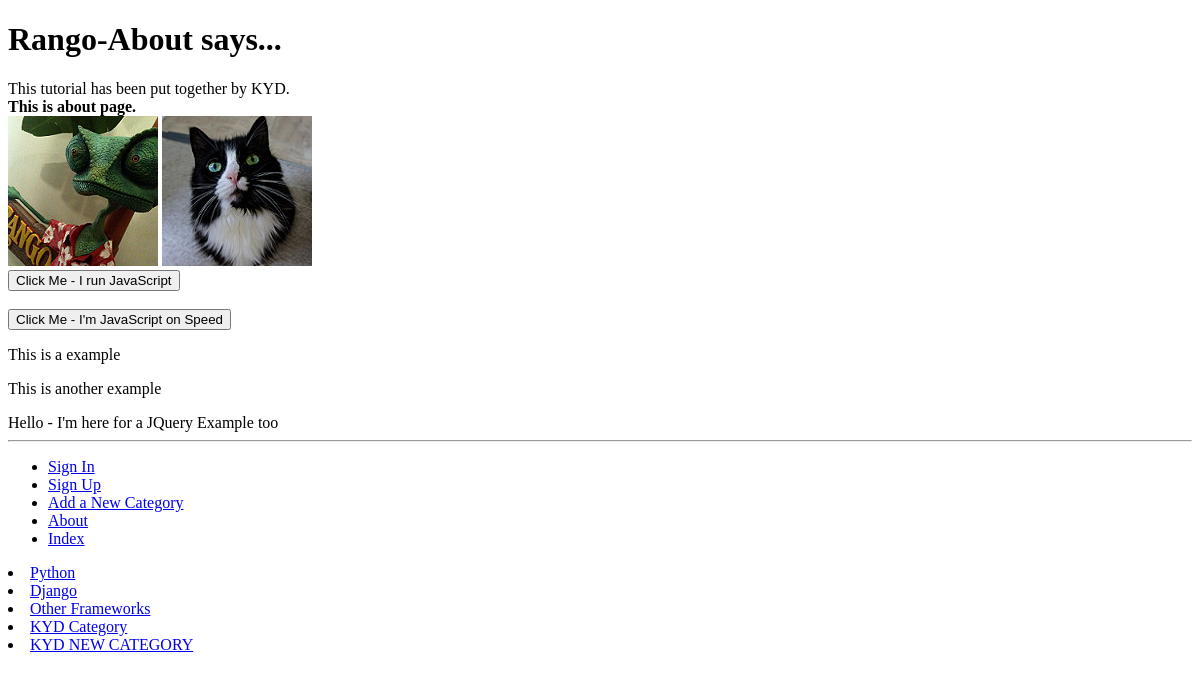
Before: /rango/about/ with the older database file.
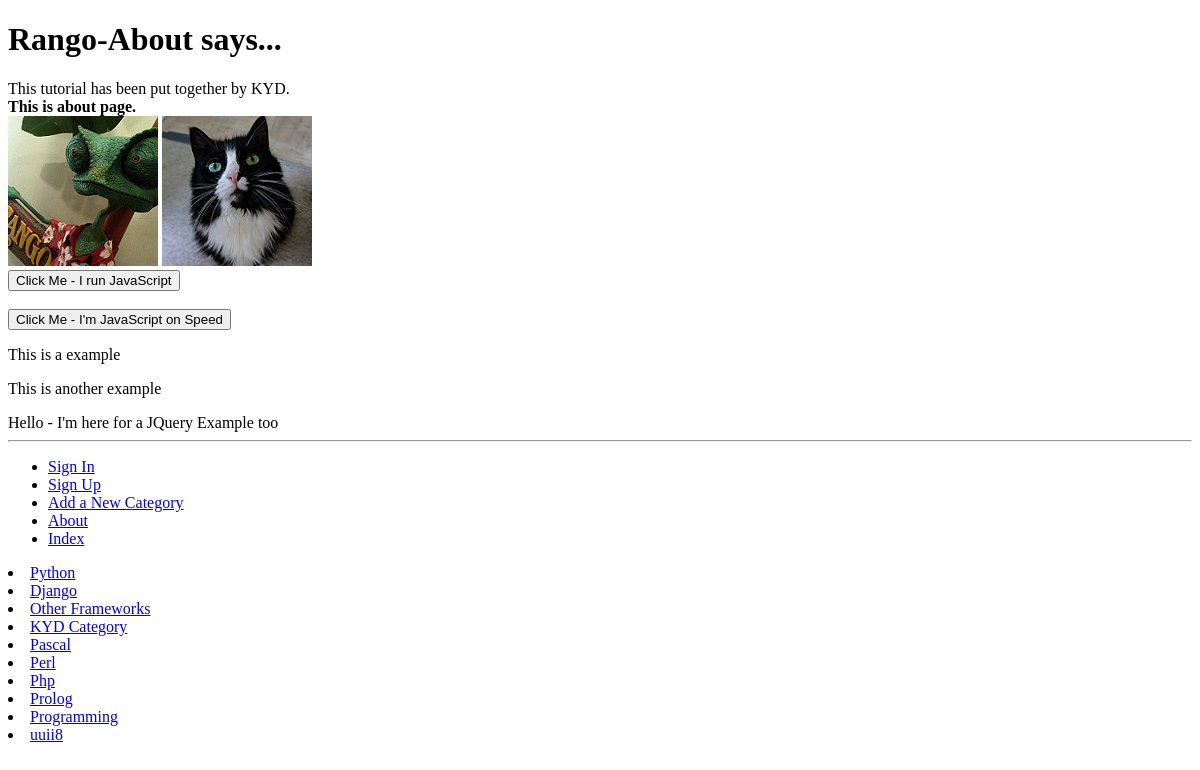
After: the same page with the newer database file.
### rango/models.py (models this page shows, shortened)
class Category(models.Model):
    name = models.CharField(max_length=128, unique=True)
    views = models.IntegerField(default=0 )
    likes = models.IntegerField(default=0)
    slug = models.SlugField(unique=True)
    class Meta:
        verbose_name_plural = 'Categories'

### rango/views.py (the view)
def about(request):
    context_dict = {'about_string': "This is about page.", 'my_name': "KYD"}
    return render(request, 'rango/about.html', context=context_dict)

### rango/templatetags/rango_template_tags.py (called while the page is built)
@register.inclusion_tag('rango/cats.html')
def get_category_list(cat=None):
    return {'cats': Category.objects.all(), 'act_cat': cat}

### templates/rango/about.html (shortened to what this page needs)
{% extends 'rango/base.html' %}
{% load staticfiles %}
{% block body_block %}
    <h1>Rango-About says...</h1>
    <div>
        This tutorial has been put together by {{my_name}}.
        <br />
        <strong>{{ about_string }}</strong>
        <br />
    </div>
    <div>
        <img src="{% static "images/rango.jpg" %}" alt="Rango" />
        <img src="{{ MEDIA_URL }}cat.jpg" /> <br />
    </div>
    <button class="btn btn-primary"
            onClick="alert('You clicked the button using JavaScript.');">
        Click Me - I run JavaScript
    </button> <br/> <br/>
    <button class="btn btn-primary" id="about-btn">
            Click Me - I'm JavaScript on Speed
    </button>
    <p>This is a example</p>
    <p>This is another example</p>
    <div id="msg">Hello - I'm here for a JQuery Example too</div>
{% endblock %}

### templates/rango/cats.html
<ur>
    {% if cats %}
        {% for c in cats %}
            {%if c == act_cat %}
                <li>
                    <strong>
                        <a href="{% url 'show_category' c.slug %}">{{ c.name }}</a>
                    </strong>
                </li>
            {% else %}
                <li>
                    <a href="{% url 'show_category' c.slug %}">{{ c.name }}</a>
                </li>
            {% endif %}
        {% endfor %}
    {% else %}
        <li> <strong>There are no categories present. </strong></li>
    {% endif %}
</ur>

Changed rows visible on the page:
removed Category: name "KYD NEW CATEGORY"
added Category: name "Pascal"
added Category: name "Perl"
added Category: name "Php"
added Category: name "Prolog"
added Category: name "Programming"
added Category: name "uuii8"
